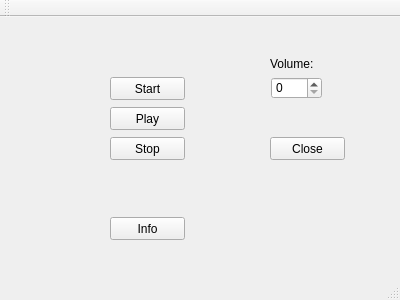
<?xml version="1.0" encoding="UTF-8"?>
<ui version="4.0">
 <class>MainWindow</class>
 <widget class="QMainWindow" name="MainWindow">
  <property name="geometry">
   <rect>
    <x>0</x>
    <y>0</y>
    <width>400</width>
    <height>300</height>
   </rect>
  </property>
  <property name="windowTitle">
   <string>MainWindow</string>
  </property>
  <widget class="QWidget" name="centralWidget">
   <widget class="QPushButton" name="Start">
    <property name="geometry">
     <rect>
      <x>110</x>
      <y>60</y>
      <width>75</width>
      <height>23</height>
     </rect>
    </property>
    <property name="text">
     <string>Start</string>
    </property>
   </widget>
   <widget class="QPushButton" name="Stop">
    <property name="geometry">
     <rect>
      <x>110</x>
      <y>120</y>
      <width>75</width>
      <height>23</height>
     </rect>
    </property>
    <property name="text">
     <string>Stop</string>
    </property>
   </widget>
   <widget class="QPushButton" name="Close">
    <property name="geometry">
     <rect>
      <x>270</x>
      <y>120</y>
      <width>75</width>
      <height>23</height>
     </rect>
    </property>
    <property name="text">
     <string>Close</string>
    </property>
   </widget>
   <widget class="QPushButton" name="Play">
    <property name="geometry">
     <rect>
      <x>110</x>
      <y>90</y>
      <width>75</width>
      <height>23</height>
     </rect>
    </property>
    <property name="text">
     <string>Play</string>
    </property>
   </widget>
   <widget class="QSpinBox" name="spinBox">
    <property name="geometry">
     <rect>
      <x>271</x>
      <y>60</y>
      <width>51</width>
      <height>22</height>
     </rect>
    </property>
   </widget>
   <widget class="QLabel" name="label">
    <property name="geometry">
     <rect>
      <x>270</x>
      <y>40</y>
      <width>47</width>
      <height>13</height>
     </rect>
    </property>
    <property name="text">
     <string>Volume:</string>
    </property>
   </widget>
   <widget class="QPushButton" name="pushButton">
    <property name="geometry">
     <rect>
      <x>110</x>
      <y>200</y>
      <width>75</width>
      <height>23</height>
     </rect>
    </property>
    <property name="text">
     <string>Info</string>
    </property>
   </widget>
  </widget>
  <widget class="QMenuBar" name="menuBar">
   <property name="geometry">
    <rect>
     <x>0</x>
     <y>0</y>
     <width>400</width>
     <height>21</height>
    </rect>
   </property>
  </widget>
  <widget class="QToolBar" name="mainToolBar">
   <attribute name="toolBarArea">
    <enum>TopToolBarArea</enum>
   </attribute>
   <attribute name="toolBarBreak">
    <bool>false</bool>
   </attribute>
  </widget>
  <widget class="QStatusBar" name="statusBar"/>
 </widget>
 <layoutdefault spacing="6" margin="11"/>
 <resources/>
 <connections>
  <connection>
   <sender>Close</sender>
   <signal>clicked()</signal>
   <receiver>MainWindow</receiver>
   <slot>close()</slot>
   <hints>
    <hint type="sourcelabel">
     <x>307</x>
     <y>164</y>
    </hint>
    <hint type="destinationlabel">
     <x>199</x>
     <y>149</y>
    </hint>
   </hints>
  </connection>
 </connections>
</ui>
